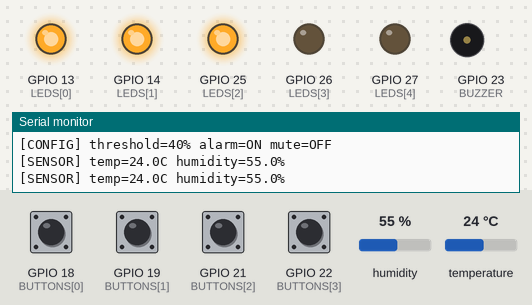
A sketch run on a simulated ESP32. On the bench: output pins drawn as LEDs (lit = HIGH), buzzer (waves = sounding), the last lines printed to the serial monitor. Inputs (shaded band) come from the test bench; at power-on: GPIO 18 (BUTTONS[0]), GPIO 19 (BUTTONS[1]), GPIO 21 (BUTTONS[2]), GPIO 22 (BUTTONS[3]) HIGH, humidity 55 %, temperature 24 °C.

Above: at 3.3 s.
3.4 s: humidity set to 22 %
At 5.5 s:
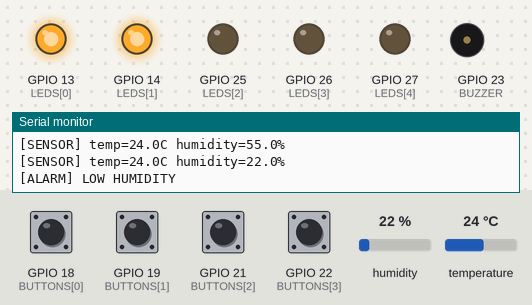
7.6 s: humidity set to 68 %
At 10.6 s:
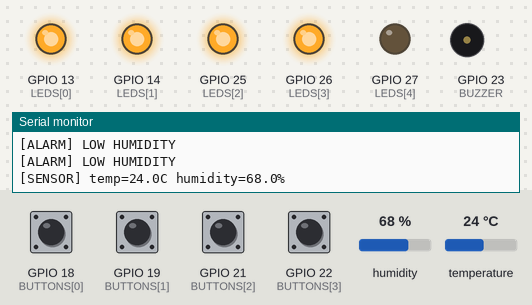
11.5 s: humidity set to 79 %
14.8 s: humidity set to 82 %
At 15.6 s:
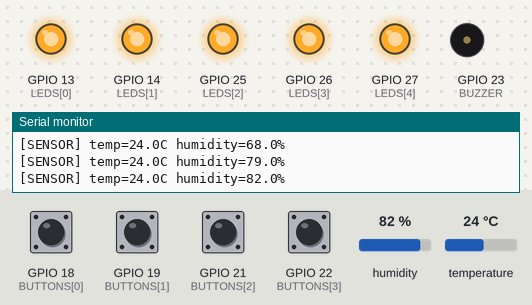
18.1 s: humidity set to 19 %
At 22.5 s:
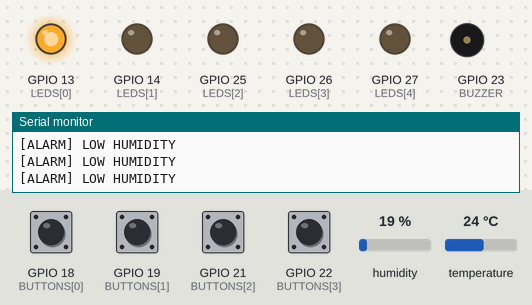
22.6 s: GPIO 18 (BUTTONS[0]) pulled LOW for 2.85 s
At 23.7 s:
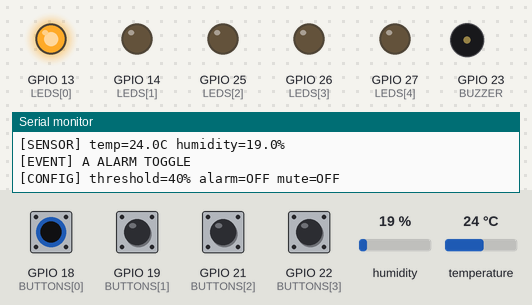
Timing chart, 0 to 25.6 s (numbered marks = the images above; inputs shaded):
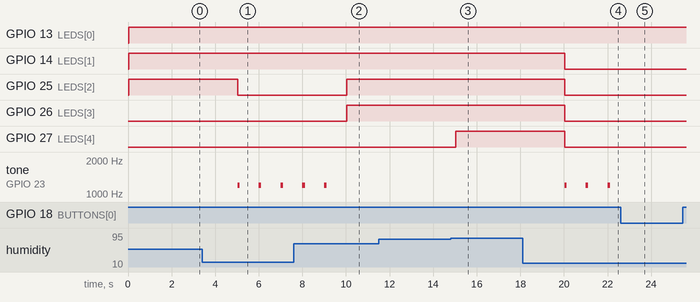

The sketch:

esp32_06_dht11_alarm.ino
```cpp
#include <DHT.h>


// DHT11 environment alarm: 4 interrupt buttons + 5 LEDs + passive piezo.
// Install "DHT sensor library" and "Adafruit Unified Sensor" by Adafruit.
const uint8_t DHT_PIN = 32;
const uint8_t BUZZER = 23;
const uint8_t BUTTONS[4] = {18, 19, 21, 22};
const uint8_t LEDS[5] = {13, 14, 25, 26, 27};
const uint32_t SAMPLE_MS = 2500;
const uint32_t DEBOUNCE_MS = 35;
DHT dht(DHT_PIN, DHT11);

portMUX_TYPE eventMux = portMUX_INITIALIZER_UNLOCKED;
volatile uint32_t eventBits = 0;
void ARDUINO_ISR_ATTR onA() { portENTER_CRITICAL_ISR(&eventMux); eventBits |= 1; portEXIT_CRITICAL_ISR(&eventMux); }
void ARDUINO_ISR_ATTR onB() { portENTER_CRITICAL_ISR(&eventMux); eventBits |= 2; portEXIT_CRITICAL_ISR(&eventMux); }
void ARDUINO_ISR_ATTR onC() { portENTER_CRITICAL_ISR(&eventMux); eventBits |= 4; portEXIT_CRITICAL_ISR(&eventMux); }
void ARDUINO_ISR_ATTR onD() { portENTER_CRITICAL_ISR(&eventMux); eventBits |= 8; portEXIT_CRITICAL_ISR(&eventMux); }

bool awaiting[4] = {false, false, false, false};
uint32_t lowAt[4] = {0, 0, 0, 0};
uint32_t lastSample = 0, lastBeep = 0, beepStarted = 0;
bool alarmEnabled = true, muted = false, sensorOk = false;
bool beeping = false;
uint8_t threshold = 40;
float humidity = NAN, temperature = NAN;

uint8_t takeEvents() {
  portENTER_CRITICAL(&eventMux);
  uint8_t bits = (uint8_t)eventBits;
  eventBits = 0;
  portEXIT_CRITICAL(&eventMux);
  return bits;
}

void printState(const char* reason) {
  Serial.print("[EVENT] "); Serial.println(reason);
  Serial.print("[CONFIG] threshold="); Serial.print(threshold);
  Serial.print("% alarm="); Serial.print(alarmEnabled ? "ON" : "OFF");
  Serial.print(" mute="); Serial.println(muted ? "ON" : "OFF");
}

void stopBeep() {
  noTone(BUZZER);
  beeping = false;
}

void updateLeds() {
  // Five LEDs represent humidity bands: each 20% adds one LED.
  // Reading error: blink all LEDs once per second.
  uint8_t bars = sensorOk ? (uint8_t)constrain((int)ceil(humidity / 20.0f), 0, 5) : 0;
  bool errorBlink = ((millis() / 500UL) % 2UL) == 0;
  for (uint8_t i = 0; i < 5; i++) {
    bool on = sensorOk ? (i < bars) : errorBlink;
    digitalWrite(LEDS[i], on ? HIGH : LOW);
  }
}

void handleButton(uint8_t i) {
  if (i == 0) {
    alarmEnabled = !alarmEnabled;
    if (!alarmEnabled) stopBeep();
    printState("A ALARM TOGGLE");
  } else if (i == 1) {
    threshold = min(90, (int)threshold + 5);
    printState("B THRESHOLD +5");
  } else if (i == 2) {
    threshold = max(20, (int)threshold - 5);
    printState("C THRESHOLD -5");
  } else {
    muted = !muted;
    if (muted) stopBeep();
    printState("D MUTE TOGGLE");
  }
}

void updateButtons(uint32_t now) {
  uint8_t bits = takeEvents();
  for (uint8_t i = 0; i < 4; i++) {
    if (bits & (1U << i)) {
      awaiting[i] = true;
      lowAt[i] = 0;
    }
    if (!awaiting[i]) continue;
    if (digitalRead(BUTTONS[i]) == HIGH) {
      lowAt[i] = 0;
      continue;
    }
    if (lowAt[i] == 0) lowAt[i] = now;
    if ((uint32_t)(now - lowAt[i]) < DEBOUNCE_MS) continue;
    awaiting[i] = false;
    lowAt[i] = 0;
    handleButton(i);
  }
}

void sampleDht(uint32_t now) {
  if ((uint32_t)(now - lastSample) < SAMPLE_MS) return;
  lastSample = now;
  float h = dht.readHumidity();
  float t = dht.readTemperature();

  if (isnan(h) || isnan(t)) {
    sensorOk = false;
    stopBeep();
    Serial.println("[SENSOR] DHT11 read failed - check wiring");
    return;
  }

  humidity = h;
  temperature = t;
  sensorOk = true;
  Serial.print("[SENSOR] temp=");
  Serial.print(temperature, 1);
  Serial.print("C humidity=");
  Serial.print(humidity, 1);
  Serial.println("%");
}

void updateAlarm(uint32_t now) {
  bool dry = sensorOk && alarmEnabled && !muted && humidity < threshold;
  if (!dry) {
    if (beeping) stopBeep();
    return;
  }
  if (beeping) {
    if ((uint32_t)(now - beepStarted) >= 120UL) stopBeep();
  } else if ((uint32_t)(now - lastBeep) >= 1000UL) {
    tone(BUZZER, 1200);
    beepStarted = now;
    lastBeep = now;
    beeping = true;
    Serial.println("[ALARM] LOW HUMIDITY");
  }
}

void setup() {
  Serial.begin(115200);
  for (uint8_t i = 0; i < 4; i++) pinMode(BUTTONS[i], INPUT_PULLUP);
  for (uint8_t i = 0; i < 5; i++) {
    pinMode(LEDS[i], OUTPUT);
    digitalWrite(LEDS[i], LOW);
  }
  pinMode(BUZZER, OUTPUT);
  dht.begin();
  attachInterrupt(digitalPinToInterrupt(BUTTONS[0]), onA, FALLING);
  attachInterrupt(digitalPinToInterrupt(BUTTONS[1]), onB, FALLING);
  attachInterrupt(digitalPinToInterrupt(BUTTONS[2]), onC, FALLING);
  attachInterrupt(digitalPinToInterrupt(BUTTONS[3]), onD, FALLING);
  lastSample = millis() - SAMPLE_MS;
  Serial.println("DHT11 Alarm A:on/off B:+5 C:-5 D:mute");
  printState("READY");
}

void loop() {
  uint32_t now = millis();
  updateButtons(now);
  sampleDht(now);
  updateAlarm(now);
  updateLeds();
}
```

Measured:
- the behaviour switches between 80 and 81 % on humidity (found by bisection; images 2 and 3)
- after the input at 3.4 s, GPIO 25 (LEDS[2]): HIGH → LOW after 1.6 s; tone on GPIO 23 (BUZZER): alternates 1200 Hz for 0.12 s and silent for 0.88 s, starting after 1.6 s
- after the input at 7.6 s, GPIO 25 (LEDS[2]), GPIO 26 (LEDS[3]): LOW → HIGH after 2.4 s; tone on GPIO 23 (BUZZER): goes on until 9.1 s, then stays silent
- after the input at 14.8 s, GPIO 27 (LEDS[4]): LOW → HIGH after 0.23 s
- after the input at 18.1 s, GPIO 14 (LEDS[1]), GPIO 25 (LEDS[2]), GPIO 26 (LEDS[3]), GPIO 27 (LEDS[4]): HIGH → LOW after 1.9 s; tone on GPIO 23 (BUZZER): alternates 1200 Hz for 0.12 s and silent for 0.88 s, starting after 1.9 s
- after the input at 22.6 s, tone on GPIO 23 (BUZZER): stops changing and stays silent
